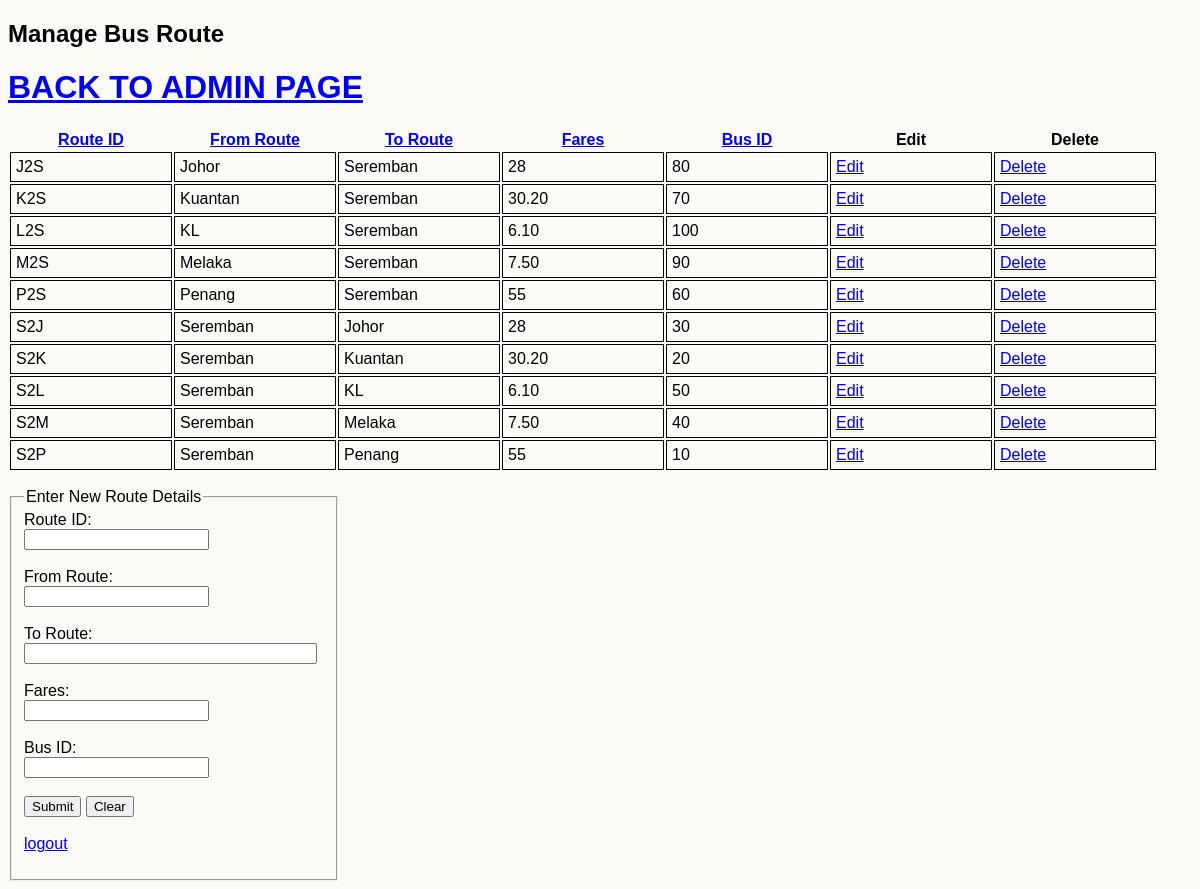
The app's page /manage_route.php (signed in) with its own data.
### tables this page shows
CREATE TABLE IF NOT EXISTS `route` (
  `RouteID` varchar(20) NOT NULL,
  `FromRoute` varchar(50) NOT NULL,
  `ToRoute` varchar(50) NOT NULL,
  `Fares` varchar(20) NOT NULL,
  `BusID` int(20) NOT NULL,
  PRIMARY KEY (`RouteID`)
);

### manage_route.php (the view, shortened to what this page needs)
<!DOCTYPE html>
<html>
	<head>
		<link type="text/css" rel="stylesheet" href="promotion.css"/>
	</head>
	<body>
		<?php
		include 'connection.php';
		echo '<h2>Manage Bus Route</h2>';
		$query="SELECT * FROM route";
		$result = mysqli_query($connection, $query) or die(mysqli_error());
		echo '<h1> <a href="admin.php" target="_parent" class="current">BACK TO ADMIN PAGE</a></h1>';
		echo '<table><tr><th><a href="manage_route.php?sort=RouteID">Route ID</a></th>
<th><a href="manage_route.php?sort=FromRoute">From Route</a></th>
<th><a href="manage_route.php?sort=ToRoute">To Route</a></th>
<th><a href="manage_route.php?sort=Fares">Fares</a></th>
<th><a href="manage_route.php?sort=BusID">Bus ID</a></th>
<th>Edit</th><th>Delete</th></tr>';
		while ($row = mysqli_fetch_assoc($result)) {
			echo '<tr>';
			echo '<td>' . $row['RouteID'] . '</td>';
			echo '<td>' . $row['FromRoute'] . '</td>';
			echo '<td>' . $row['ToRoute'] . '</td>';
			echo '<td>' . $row['Fares'] . '</td>';
			echo '<td>' . $row['BusID'] . '</td>';
			echo '<td><a href="amend_route.php?id=' . $row['RouteID'] . '">Edit</a></td>';
			echo '<td><a href="delete_route.php?id=' . $row['RouteID'] . '">Delete</a></td>';
			echo '</tr>';
		}
		echo '</table>';
		?>
		<p>
			<form method="post" action="write_route.php">
				<fieldset class="fieldset-width1">
					<legend>
						Enter New Route Details
					</legend>
					<label class="align" for="txtRouteID">Route ID: </label>
					<input type="text" name="txtRouteID"  />
					<br />
					<br />
					<label class="align" for="txtFromRoute">From Route: </label>
					<input type="text" name="txtFromRoute"  />
					<br />
					<br />
					<label class="align" for="txtToRoute">To Route: </label>
					<input type="text" name="txtToRoute"  style="width: 95%;">
					<br />
					<br />
					<label class="align" for="txtFares">Fares: </label>
					<input type="text" name="txtFares"  />
					<br />
					<br />
					<label class="align" for="txtBusID">Bus ID: </label>
					<input type="text" name="txtBusID"  />
					<br />
					<br />
					<input type="submit" value="Submit" name='submit' />
					<input type="reset" value="Clear" />
			</form>
			<br />
			<br />
			<?php
						if (isset($_SESSION['errors'])){
					}
					else
					{
						echo '<a href="./logout.php">logout</a>';
					}
					?>
		</p>
	</body>
</html>

### promotion.css (style rules this page uses)
html { color: black; background-color: #FAFAF7; }
body { font-family: verdana, helvetica, arial, sans-serif; font-size: 1em; }
fieldset.fieldset-width1 { width: 225px; }
label.align { width: 300px; float: left; }
td { width: 150px; border-style:solid; border-width:1px; padding:5px; }

### records on screen
route: RouteID "J2S", FromRoute "Johor", ToRoute "Seremban", Fares "28", BusID "80"
route: RouteID "K2S", FromRoute "Kuantan", ToRoute "Seremban", Fares "30.20", BusID "70"
route: RouteID "L2S", FromRoute "KL", ToRoute "Seremban", Fares "6.10", BusID "100"
route: RouteID "M2S", FromRoute "Melaka", ToRoute "Seremban", Fares "7.50", BusID "90"
route: RouteID "P2S", FromRoute "Penang", ToRoute "Seremban", Fares "55", BusID "60"
route: RouteID "S2J", FromRoute "Seremban", ToRoute "Johor", Fares "28", BusID "30"
route: RouteID "S2K", FromRoute "Seremban", ToRoute "Kuantan", Fares "30.20", BusID "20"
route: RouteID "S2L", FromRoute "Seremban", ToRoute "KL", Fares "6.10", BusID "50"
route: RouteID "S2M", FromRoute "Seremban", ToRoute "Melaka", Fares "7.50", BusID "40"
route: RouteID "S2P", FromRoute "Seremban", ToRoute "Penang", Fares "55", BusID "10"
